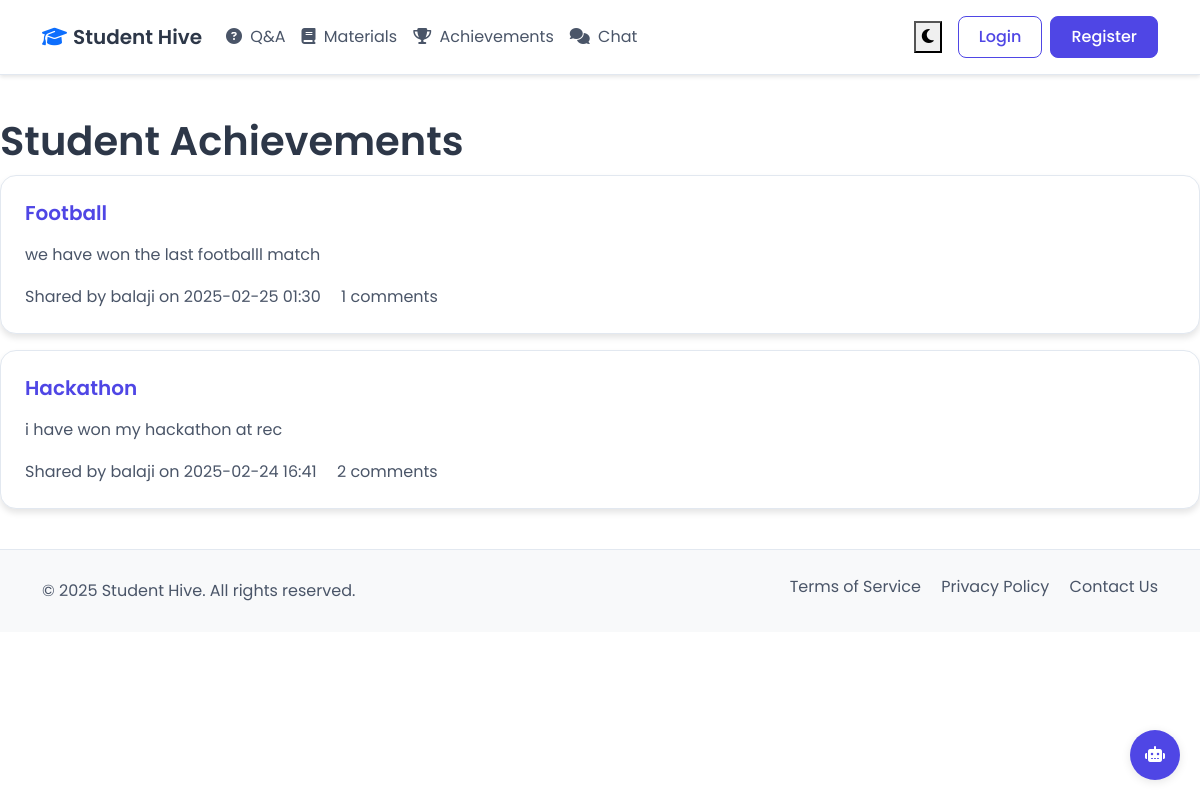
/achievements, run on the app's committed database.
### app.py (models this page shows, shortened)
class Achievement(db.Model):
    id = db.Column(db.Integer, primary_key=True)
    title = db.Column(db.String(200), nullable=False)
    description = db.Column(db.Text, nullable=False)
    timestamp = db.Column(db.DateTime, default=datetime.utcnow)
    user_id = db.Column(db.Integer, db.ForeignKey('user.id'), nullable=False)
    comments = db.relationship('AchievementComment', backref='achievement', lazy=True)

class User(UserMixin, db.Model):
    id = db.Column(db.Integer, primary_key=True)
    username = db.Column(db.String(80), unique=True, nullable=False)
    email = db.Column(db.String(120), unique=True, nullable=False)
    password_hash = db.Column(db.String(128))
    questions = db.relationship('Question', backref='author', lazy=True)
    answers = db.relationship('Answer', backref='author', lazy=True)
    achievements = db.relationship('Achievement', backref='user', lazy=True)
    materials = db.relationship('StudyMaterial', backref='author', lazy=True)
    projects = db.relationship('Project', backref='author', lazy=True)
    chat_messages = db.relationship('ChatMessage', backref='author', lazy=True)
    achievement_comments = db.relationship('AchievementComment', backref='author', lazy=True)
    tutor_sessions = db.relationship('TutorSession', backref='student', lazy=True)

### app.py (the view)
@app.route('/achievements')
def achievements():
    achievements = Achievement.query.order_by(Achievement.timestamp.desc()).all()
    return render_template('achievements.html', achievements=achievements)

### templates/achievements.html (shortened to what this page needs)
{% extends "base.html" %}
{% block content %}
<div class="row">
    <div class="col-md-12">
        <h1>Student Achievements</h1>
        {% for achievement in achievements %}
        <div class="card mb-3">
            <div class="card-body">
                <h5 class="card-title">
                    <a href="{{ url_for('view_achievement', achievement_id=achievement.id) }}" class="text-decoration-none">
                        {{ achievement.title }}
                    </a>
                </h5>
                <p class="card-text">{{ achievement.description }}</p>
                <div class="text-muted">
                    Shared by {{ achievement.user.username }} on {{ achievement.timestamp.strftime('%Y-%m-%d %H:%M') }}
                    <span class="ms-3">{{ achievement.comments|length }} comments</span>
                </div>
            </div>
        </div>
        {% else %}
        <p>No achievements shared yet.</p>
        {% endfor %}
    </div>
</div>
{% endblock %}

### static/style.css (style rules this page uses)
:root { --bg-primary: #ffffff; --bg-secondary: #f8f9fa; --text-primary: #2d3748; --text-secondary: #4a5568; --accent-primary: #4f46e5; --accent-secondary: #818cf8; --border-color: #e2e8f0; --card-bg: #ffffff; --shadow-color: rgba(0, 0, 0, 0.1); --success-color: #059669; --danger-color: #dc2626; --input-text: #2d3748; --input-bg: #ffffff; --input-border: #e2e8f0; --dropdown-bg: #ffffff; --dropdown-text: #2d3748; --dropdown-hover: #f8f9fa; --link-color: #4f46e5; }
body { background-color: var(--bg-primary); color: var(--text-primary); transition: background-color 0.3s, color 0.3s; font-family: 'Poppins', system-ui, -apple-system, sans-serif; line-height: 1.6; }
h1, h2, h3, h4, h5, h6 { color: var(--text-primary); font-weight: 600; line-height: 1.3; }
.text-muted { color: var(--text-secondary) !important; }
a { color: var(--link-color); text-decoration: none; }
.card { background-color: var(--card-bg); border: 1px solid var(--border-color); border-radius: 1rem; box-shadow: 0 4px 6px var(--shadow-color); transition: transform 0.2s, box-shadow 0.2s; }
.card-body { padding: 1.5rem; }
.card-title { color: var(--text-primary); font-weight: 600; margin-bottom: 1rem; }
.card-text { color: var(--text-secondary); }

### data on the page
Achievement: title "Football", description "we have won the last footballl match", user.username "balaji", timestamp "2025-02-25 01:30", comments|length "1"
Achievement: title "Hackathon", description "i have won my hackathon at rec", user.username "balaji", timestamp "2025-02-24 16:41", comments|length "2"
